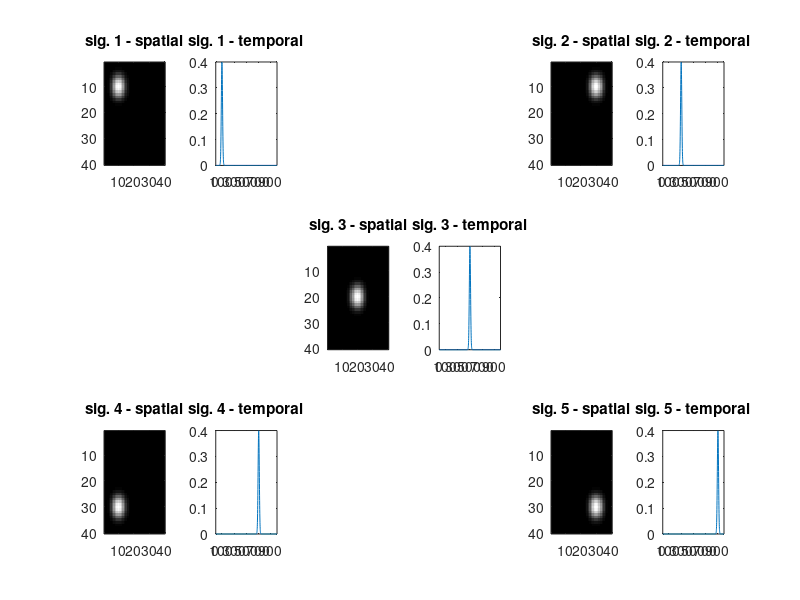
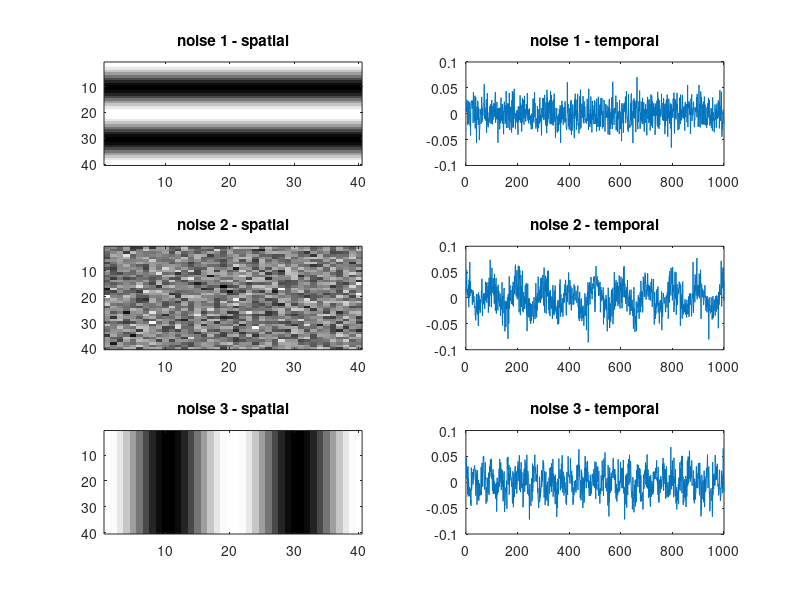

Write the MATLAB code that produced these figures, in order. (Note: this script raises an error after producing the figures.)
%% %%%%%%%%%%%%%%%%%%%%%%%%%%%% SIMULATION %%%%%%%%%%%%%%%%%%%%%%%%%%%%%
% addpath("C:\Users\orica\Dropbox\fcns_and_decript");
% addpath('C:\Users\orica\Dropbox\master degree\codes');
global fs 
T = 1000; fs = 100;
P = 1600;
m = sqrt(P);
signals = struct;
noises = struct;
stim_time = 10:20:90;
noiseSig = 0.02; % STD of the noise, change to 0.3 for theoretical SNR = 0 
%% construct signals
[I,J] = ndgrid(1:m,1:m); r = 4; locs = [0.25 0.25; 0.25 0.75; 0.5 0.5; 0.75 0.25; 0.75 0.75]; 
DC = 0.02; 
figure;ind2plot = [1,5,9,13,17];
for i=1:5
    signals(i).time = 1*normpdf(0:0.1:(T-1)/10,stim_time(i),1);
    signals(i).space = imgaussfilt(double((I-m*locs(i,1)).^2+(J-m*locs(i,2)).^2<r^2),sqrt(r))+DC; % what is larger than r^2 is 1 (white), what is smaller is 0 (black)
    subplot(3,6,ind2plot(i)) 
    imagesc(signals(i).space); colormap(gray);
    title(['sig. ' num2str(i) ' - spatial']);
    subplot(3,6,ind2plot(i)+1)
    plot(signals(i).time);
    title(['sig. ' num2str(i) ' - temporal']);
    xticks([0 100:200:T]);
end
%% construct noise
t = linspace(0,(T-1)./fs,T);
[I1,I2] = ndgrid([repmat(linspace(0,2*pi,m/2),1,2)]',[repmat(linspace(0,2*pi,m/2),1,2)]);
noises(1).time = normrnd(0,noiseSig,T,1);
noises(1).space = cos(I1);
noises(2).time = noiseSig*cos(2*pi*1.*t')+normrnd(0,noiseSig,T,1);
noises(2).space = normrnd(0,1,m,m);
noises(3).time = noiseSig*cos(2*pi*3.*t')+normrnd(0,noiseSig,T,1);
noises(3).space = cos(I2);
figure; ind2plot = [1,3,5];
for i=1:length(noises)
    subplot(3,2,ind2plot(i))
    imagesc(noises(i).space); colormap(gray);
    title(['noise ' num2str(i) ' - spatial']);
    subplot(3,2,ind2plot(i)+1)
    plot(noises(i).time);
    title(['noise ' num2str(i) ' - temporal']);
end
%% construct Z and show 9 frames
Z = zeros(m*m,T); % preallocate memory
for i = 1:T % can "play" with the noises being added
    Z(:,i) = reshape( ...
        signals(1).time(i)*signals(1).space+signals(2).time(i)*signals(2).space+signals(3).time(i)*signals(3).space+signals(4).time(i)*signals(4).space+signals(5).time(i)*signals(5).space+...
        noises(1).time(i)*noises(1).space+...
        noises(2).time(i)*noises(2).space+... 
        noises(3).time(i)*noises(3).space,...
        [],1);
end
figure; suptitle('the recorded signal (Z) at random frames');
ind2show = sort([100;502;899;randi(1000,7,1)]);
for i=1:length(ind2show)
    subplot(2,5,i)
    imshow(reshape(Z(:,ind2show(i)),m,[])); colormap(gray);
    title(['Frame #: ' num2str(ind2show(i))]);
end
%% ============================= TSCA ===================================
map = zeros(m,m,length(signals));
noiseNew.time = eye(T)/T; noiseNew.space = [];  % autocorrelatoin of white noise
noise2New.time = createToeplitz(3,0.1,1,1,T); noise2New.space = []; % autocorrelation of cos 3[Hz] with noise
noise3New.time = createToeplitz(1,0.1,1,1,T); noise3New.space = []; % autocorrelation of cos 1[Hz] with noise
for i=1:length(signals) % iterate the signals
    sig.time = normpdf(0:0.1:(T-1)/10,stim_time(i),1); % constuct the time course of this signal (tscaFunc calculates the autocorrelation matrix if given a vector by E[vv'])
    [projected,components,D,Alpha,output] = tscaFunc(Z - mean(Z(:)),sig,[noiseNew noise2New noise3New],[1 -0.25*ones(1,3)],100,1); % call function: Raw Input,Signal,Noises,Gammas,# components to project,Perform PCA [0,1]
%     tscaAnalyze(output,3,[],0,T); % this function shows the first n components, the eigenvalues and the autocorrelation matrices 
    [~,I] = max(corr(abs(projected'),sig.time')); % get the index of component with highest correlation to original signal (not always the first one...)
    map(:,:,i) = abs(reshape(components(:,I),m,m));
    [tscaMSE(i),tscaPSNR(i),tscaCNR(i),tscaMSSIM(i),tscaCorr(i),tscaCP(i)] = getPerformance(map(:,:,i),signals(i).space,signals(i).space~=DC,signals(i).space==DC); % get performance measures for each ind. map
end
retinotopicMapTSCA = retinotopicMapFromIndividualMaps(map,1); % create retinotopic map using hsv2rgb
